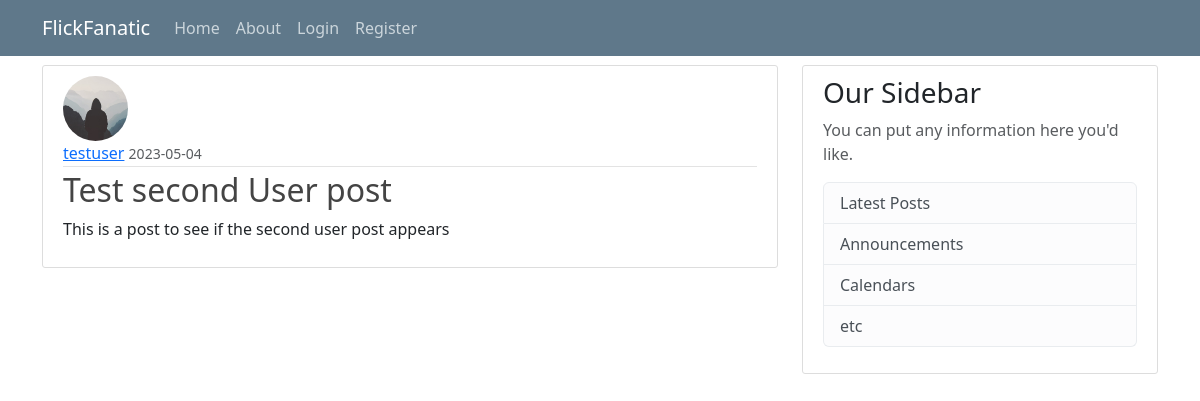
Screenshot of /post/2 with the database file from the repository.
### flickfanatic/models.py (models this page shows, shortened)
class User(db.Model, UserMixin): #user model
    id = db.Column(db.Integer, primary_key=True) #unique id
    username = db.Column(db.String(20), unique=True, nullable=False) #unique username
    email = db.Column(db.String(120), unique=True, nullable=False) #unique email
    image_file = db.Column(db.String(20), nullable=False, default='default.jpg') #profile picture
    password = db.Column(db.String(60), nullable=False) #hash password
    posts = db.relationship('Post', backref='author', lazy=True) #one to many relationship with posts

class Post(db.Model): #post model
    id = db.Column(db.Integer, primary_key=True) #unique id
    title = db.Column(db.String(100), nullable=False) #title
    date_posted = db.Column(db.DateTime, nullable=False, default=datetime.utcnow) #date posted
    content = db.Column(db.Text, nullable=False) #content
    user_id = db.Column(db.Integer, db.ForeignKey('user.id'), nullable=False) #user id

### flickfanatic/routes.py (the view)
@app.route("/post/<int:post_id>")
def post(post_id):
    post = Post.query.get_or_404(post_id)
    return render_template('post.html', title=post.title, post=post)

### flickfanatic/templates/post.html (shortened to what this page needs)
{% extends "base.html" %}
{% block content %}
  <article class="media content-section">
    <img class="rounded-circle article-img" src="{{ url_for('static', filename='profile_pics/' + post.author.image_file) }}">
    <div class="media-body">
      <div class="article-metadata">
        <a class="mr-2" href="{{ url_for('user_posts', username=post.author.username) }}">{{ post.author.username }}</a>
        <small class="text-muted">{{ post.date_posted.strftime('%Y-%m-%d') }}</small>
      </div>
      <h2 class="article-title">{{ post.title }}</h2>
      <p class="article-content">{{ post.content }}</p>
    </div>
  </article>
{% endblock content %}

### flickfanatic/static/styles/style.css (style rules this page uses)
body { background: #fafafa; margin-top: 5rem; padding-top: 65px; }
h1,h2,h3,h4,h5,h6 { color: #444444; }
.content-section { background: #ffffff; padding: 10px 20px; border: 1px solid #dddddd; border-radius: 3px; margin-bottom: 20px; }
.article-title { color: #444444; text-decoration: none; }
.article-content { white-space: pre-line; }
.article-img { height: 65px; width: 65px; margin-right: 16px; }
.article-metadata { padding-bottom: 1px; margin-bottom: 4px; border-bottom: 1px solid #e3e3e3; }

### rows the page displays
User: image_file (placeholder picture), author.username "testuser"
Post: date_posted "2023-05-04", title "Test second User post", content "This is a post to see if the second user post appears"
